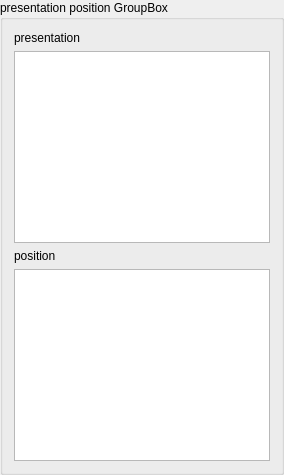
       <widget class="QGroupBox" name="fetus6PresentationPositionGroupBox">
        <property name="title">
         <string>presentation position GroupBox</string>
        </property>
        <layout class="QVBoxLayout" name="verticalLayout_38">
         <item>
          <layout class="QVBoxLayout" name="verticalLayout_31">
           <item>
            <widget class="QLabel" name="presentationF6Label">
             <property name="text">
              <string>presentation</string>
             </property>
            </widget>
           </item>
           <item>
            <widget class="QListView" name="presentationFetus6ListView">
             <property name="sizePolicy">
              <sizepolicy hsizetype="Expanding" vsizetype="Preferred">
               <horstretch>0</horstretch>
               <verstretch>0</verstretch>
              </sizepolicy>
             </property>
            </widget>
           </item>
          </layout>
         </item>
         <item>
          <layout class="QVBoxLayout" name="verticalLayout_37">
           <item>
            <widget class="QLabel" name="positionF6Label">
             <property name="text">
              <string>position</string>
             </property>
            </widget>
           </item>
           <item>
            <widget class="QListView" name="positionFetus6ListView">
             <property name="sizePolicy">
              <sizepolicy hsizetype="Expanding" vsizetype="Preferred">
               <horstretch>0</horstretch>
               <verstretch>0</verstretch>
              </sizepolicy>
             </property>
            </widget>
           </item>
          </layout>
         </item>
        </layout>
       </widget>
